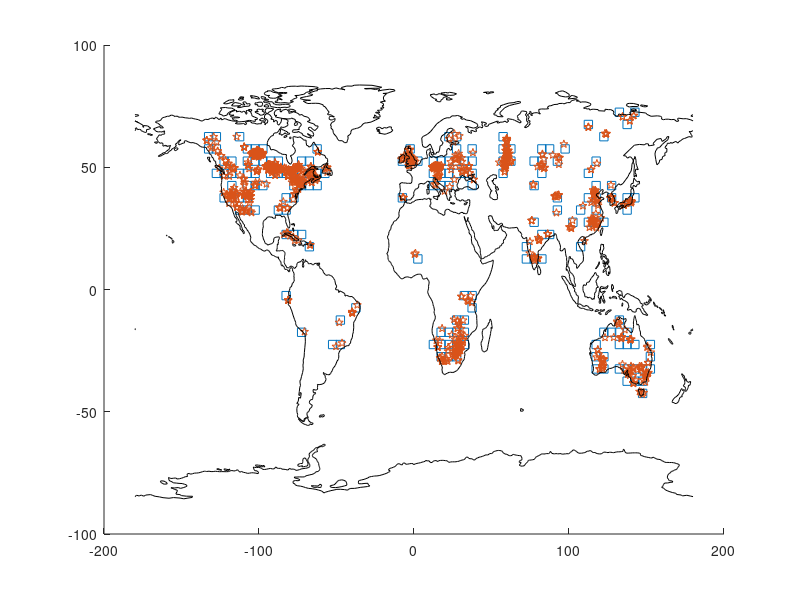

Source code (MATLAB): (Note: this script raises an error after producing the figure.)
close all
clear

%cd ~/DataShare/WORK/glob_bh

% Code to read the samples from the RJ-MCMC algorithm.
% These are text/ascii files with s x time points, with temperatures
% W. These are interpolated here (as is done in the RJ-MCMC algorithm).
% Here the latest measurement date in each gridcell is read in and used
% to truncate the inferred temperature history.
% The averaging to regions is done after subtracting the CE 1955-180 
% mean value in each gridcell.
% Peter Hopcroft
% January 2019

load inputs/colocbh_no.txt
load inputs/BH_locats.txt
load inputs/bhlocats.txt

% the number of gridcells that we are reading in:
nparts=173;

% The number of MCMC iterations to sample from:
itmax=100000;
    
    
partition_lonlat=colocbh_no;
partition_lonlat(:,1)=(colocbh_no(:,1))*5 - 2.5 ;
partition_lonlat(:,2)=(18 - colocbh_no(:,2)+1)*5- 2.5;
bhlocats(:,1) = bhlocats(:,1)*100*5 - 2.5 ;
bhlocats(:,2) = 90 - bhlocats(:,2)*37*5 +2.5;
 
bh_long = (colocbh_no(:,1)-0.5)*5;
bh_lat = 90 -  (colocbh_no(:,2)-0.5)*5;

for ic=1:nparts
 if(bh_long(ic)>180)
     bh_long(ic)=bh_long(ic) -360;
 end
 if(partition_lonlat(ic,1)>180)
     partition_lonlat(ic,1)=partition_lonlat(ic,1) -360;
 end
 if(bhlocats(ic,1)>180)
     bhlocats(ic,1)=bhlocats(ic,1) -360;
 end
end


glob_partition_lonlat=zeros(nparts,2);
glob_partition_lonlat(1:nparts,:)=partition_lonlat(1:nparts,:);

hold all
plot(bh_long,bh_lat,'linestyle','none','marker','s')
plot(BH_locats(:,1),BH_locats(:,2),'linestyle','none','marker','p')
load inputs/world.dat
plot(world(:,1),world(:,2),'color','black')

root='~/Documents/WORK/NH_SH_bh/glob_bh_new_hcoef/Samples/';
%root='C:\Users\hopcrofp\Documents\NH_SH_bh\glob_bh_new_lcoef\Samples\';

extensionpp='ALPHA.txt';
root2='X';


pp_array=zeros(nparts,6);
pp_array_std=zeros(nparts,6);

for ic=1:nparts
   s= num2str(ic-1);
   filenamepp=strcat(root,s,extensionpp);
   varname = strcat(root2,s,'ALPHA')
   
   %pp = textread(filenamepp, '%f','delimiter', '\n');
   load(filenamepp);
   varhere=eval(varname);
   for ic2=1:6
    pp_array(ic,ic2) = mean(varhere(50000:100000,ic2));
    pp_array_std(ic,ic2) = std(varhere(50000:100000,ic2));
   end
end


save outputs_lcoef/ALPHA_array.txt pp_array -ascii
save outputs_lcoef/ALPHA_array_std.txt pp_array_std -ascii


% ====================================================
% ====================================================

pp_diff=zeros(nparts,1);
for ic=1:nparts
     pp_diff(ic,1) = (pp_array(ic,1))  - mean(pp_array(ic,2:3));
end



% Map the prior hyperparameter pp
figure

subplot(2,1,1)
hold all
lev=zeros(7);
lev(1) = -3;
lev(2)= -2;
lev(3) = -1;
lev(4) = 1;
lev(5) = 2
lev(6) = 3;
lev(7)=4;



plot(world(:,1),world(:,2),'color','black')


cmp=colormap(parula(8))
colorbar
for ic=1:nparts
    pos = [partition_lonlat(ic,1)-2.5 partition_lonlat(ic,2)-2.5 5 5];
    if( pp_diff(ic)<=lev(1))
        color = cmp(1,:);
    end
    if(pp_diff(ic)>lev(1) & pp_diff(ic)<=lev(2))
        color = cmp(2,:);
    end
    if(pp_diff(ic)>lev(2) & pp_diff(ic)<=lev(3))
        color = cmp(3,:);
    end
    if(pp_diff(ic)>lev(3) & pp_diff(ic)<=lev(4))
        color =cmp(4,:);
    end
    if(pp_diff(ic)>lev(4) & pp_diff(ic)<=lev(5))
        color = cmp(5,:);
    end
        if(pp_diff(ic)>lev(5) & pp_diff(ic)<=lev(6))
        color = cmp(6,:);
        end
     if(pp_diff(ic)>lev(6) & pp_diff(ic)<=lev(7))
        color = cmp(7,:);
      end
        if(pp_diff(ic)>lev(7) )
        color = cmp(8,:);
        end
   % if(borehole_date(ic,2) < 1980)
   %    color = [0.7 0.7 0.7 ];
   % end
    rectangle('position',pos,'FaceColor',color,'EdgeColor','None')
    
end

set(gca, 'CLim', [-4, 5]);
set(gca,'color',[0.8 0.8 0.8])
xlim([-150 160])
ylim([-50 77.5])


title('coupling coefficient (Wm^-2/\circC)')
box on
colorbar
pbaspect([2 1 1])
x0=100;
y0=100;
width=900;
height=500
set(gcf,'position',[x0,y0,width,height])
fig = gcf;
fig.InvertHardcopy = 'off';
print -painters -depsc2 -r2500 plots/alpha_glob.eps




%subplot(2,2,1)
%imagesc(pp_array)
%colorbar


subplot(2,1,2)
count_nh=0.0;
count_sh=0.0
mean_nh=zeros(6,1);
mean_sh=zeros(6,1);

std_nh=zeros(6,1);
std_sh=zeros(6,1);


for ic=1:nparts
    if(glob_partition_lonlat(ic,2)>30 & glob_partition_lonlat(ic,2)<70)
        mean_nh=mean_nh+pp_array(ic,1:6)';
        std_nh=std_nh+pp_array_std(ic,1:6)';
        count_nh=count_nh+1.0;
    end
    if(glob_partition_lonlat(ic,2)<0)
        mean_sh=mean_sh+pp_array(ic,1:6)';
        std_sh=std_sh+pp_array_std(ic,1:6)';
        count_sh=count_sh+1.0;
    end
end
for ic2=1:6
   mean_nh(ic2) = mean_nh(ic2)/count_nh;
   mean_sh(ic2) = mean_sh(ic2)/count_sh;
   std_nh(ic2) = std_nh(ic2)/count_nh;
   std_sh(ic2) = std_sh(ic2)/count_sh;
end
%figure
centuries=[2015,1900,1800,1700,1600,1500];
hold all
stairs(centuries,mean_nh,'linewidth',2.0,'color','blue')
stairs(centuries,mean_nh+std_nh,'linewidth',1.0,'color','blue')
stairs(centuries,mean_nh-std_nh,'linewidth',1.0,'color','blue')
xlim([1500 2020])
%ylim([1 4])
hold all
stairs(centuries,mean_sh,'linewidth',2.0,'color','red')
stairs(centuries,mean_sh+std_sh,'linewidth',1.0,'color','red')
stairs(centuries,mean_sh-std_sh,'linewidth',1.0,'color','red')

legend('NH extra-tropics','SH','fontsize',16','location','northwest')
ylabel('coupling coefficient (Wm^-2/\circC)')
xlabel('year CE')
set(gcf,'position',[x0,y0,width,height])
fig = gcf;
fig.InvertHardcopy = 'off';
print -painters -depsc2 -r2500 plots/ALPHA_lcoef.eps

